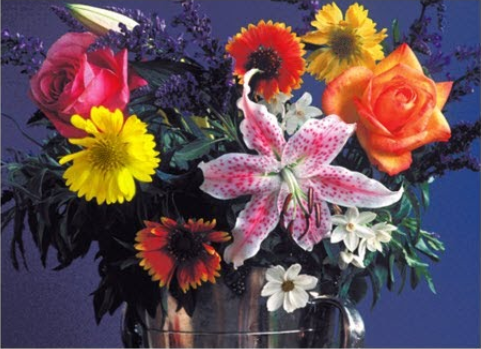
%> input picture Task 3/input1.PNG, 481 x 349 px
$ octave matlab_task.m   (GNU Octave 9; MATLAB toolbox functions it lacks are replaced by stand-ins)
%> lines starting %> are read from the running program, lines starting %| are printed output that depends on the picture
%%%%%%%%%%%%%%%%%%%%%%
% Dhruv Singh Rawat(15UEC022)
% Yash Sharma(15UEC076)

clc;
clear all;
close all;

img = imread('input1.PNG');
%> img is the input picture: size 349x481x3 uint8; mean R, G, B 100, 77.2, 83.9
img2 = rgb2gray(img);
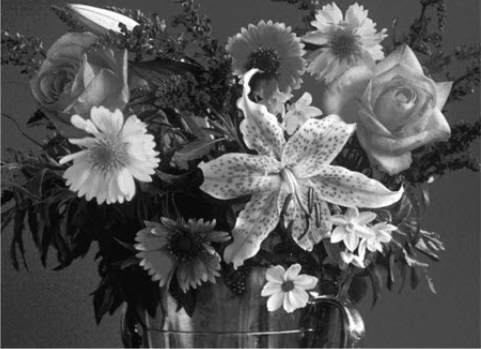
%> img2: size 349x481 uint8; min 1, max 255, mean 84.8
imshow(img);
title('INPUT IMAGE');
figure;
imshow(img2);
title('INPUT IMAGE CNVT TO GRAYSCALE');
figure;
imhist(img2);
title('INPUT IMAGE HISTOGRAM');
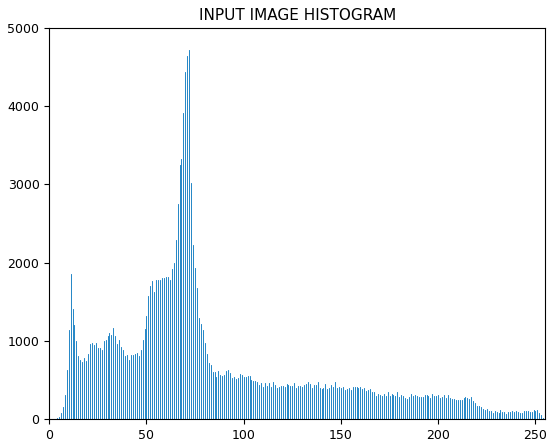
%> figure redrawn from the program's plot data; highest point at x = 72, y = 4715
figure;
%%%%%%%%%%%%%%%%%%%%%%%%%%%%%%%%%%%%%%%%%%%%%%%%%%%%%%%%%%%%%%%%%%%%%%%
% Adding Noise
j = imnoise(img2,'gaussian',0,0.01);
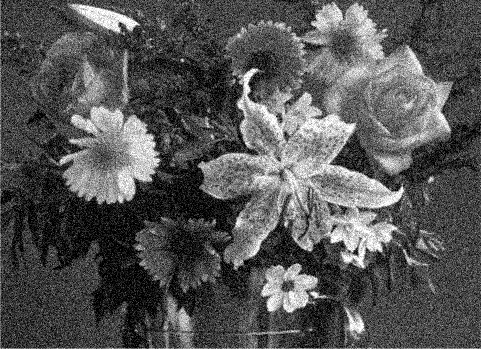
%> j: size 349x481 uint8; min 0, max 255, mean 85.2
imshow(j);
title('ADDING GAUSSIAN NOISE TO INPUT IMAGE');
figure;
%%%%%%%%%%%%%%%%%%%%%%%%%%%%%%%%%%%%%%%%%%%%%%%%%%%%%%%%%%%%%%%%%%%%%%%
% Plotting Full Image Histogram
imhist(j);
title('INPUT IMAGE NOISE HISTOGRAM');
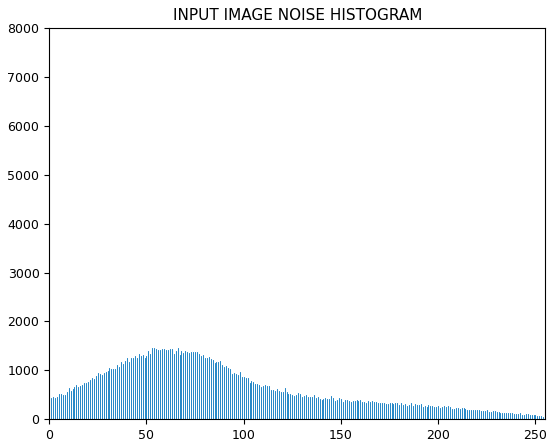
%> figure redrawn from the program's plot data; highest point at x = 0, y = 7130
figure;
%%%%%%%%%%%%%%%%%%%%%%%%%%%%%%%%%%%%%%%%%%%%%%%%%%%%%%%%%%%%%%%%%%%%%%%
% Cropping a patch
%> (the run ends here)

$ run again, with Task 3/cameraman.jpg saved as Task 3/input1.PNG
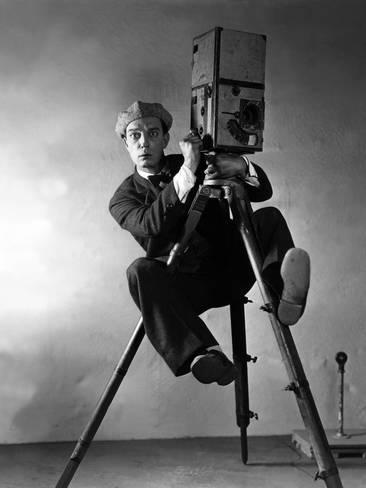
%> input picture Task 3/cameraman.jpg, 366 x 488 px
%> img is the input picture: size 488x366 uint8; min 0, max 255, mean 111.6
%> `title('INPUT IMAGE HISTOGRAM');`:
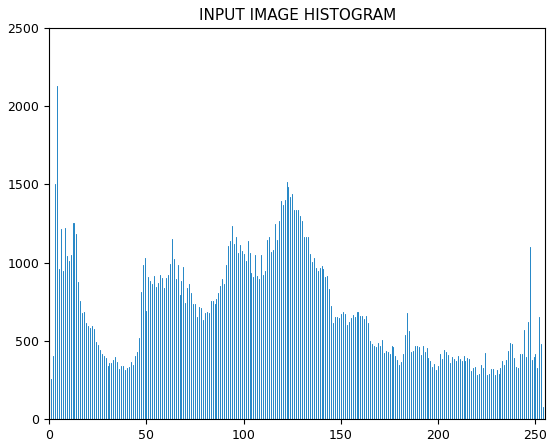
%> figure redrawn from the program's plot data; highest point at x = 4, y = 2130
%> `title('INPUT IMAGE NOISE HISTOGRAM');`:
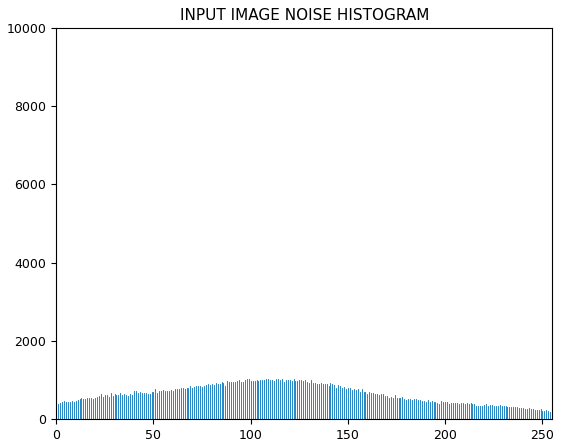
%> figure redrawn from the program's plot data; highest point at x = 0, y = 8961
